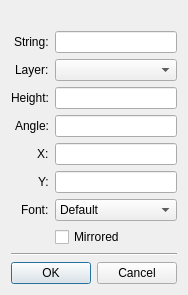
<?xml version="1.0" encoding="UTF-8"?>
<ui version="4.0">
 <class>dlg_string</class>
 <widget class="QDialog" name="dlg_string">
  <property name="geometry">
   <rect>
    <x>0</x>
    <y>0</y>
    <width>213</width>
    <height>384</height>
   </rect>
  </property>
  <property name="windowTitle">
   <string>Dialog</string>
  </property>
  <layout class="QVBoxLayout" name="verticalLayout">
   <property name="sizeConstraint">
    <enum>QLayout::SetFixedSize</enum>
   </property>
   <item>
    <widget class="QLabel" name="label">
     <property name="text">
      <string/>
     </property>
     <property name="pixmap">
      <pixmap resource="xeda.qrc">:/via/via.png</pixmap>
     </property>
     <property name="alignment">
      <set>Qt::AlignCenter</set>
     </property>
    </widget>
   </item>
   <item>
    <layout class="QFormLayout" name="formLayout">
     <property name="labelAlignment">
      <set>Qt::AlignRight|Qt::AlignTrailing|Qt::AlignVCenter</set>
     </property>
     <item row="0" column="0">
      <widget class="QLabel" name="label_2">
       <property name="text">
        <string>String:</string>
       </property>
      </widget>
     </item>
     <item row="1" column="0">
      <widget class="QLabel" name="label_3">
       <property name="text">
        <string>Layer:</string>
       </property>
      </widget>
     </item>
     <item row="2" column="0">
      <widget class="QLabel" name="label_4">
       <property name="text">
        <string>Height:</string>
       </property>
      </widget>
     </item>
     <item row="0" column="1">
      <widget class="QLineEdit" name="edt_string"/>
     </item>
     <item row="1" column="1">
      <widget class="QComboBox" name="sel_layer"/>
     </item>
     <item row="2" column="1">
      <widget class="DimEdit" name="edt_height"/>
     </item>
     <item row="3" column="0">
      <widget class="QLabel" name="label_5">
       <property name="text">
        <string>Angle:</string>
       </property>
      </widget>
     </item>
     <item row="3" column="1">
      <widget class="DimEdit" name="edt_angle"/>
     </item>
     <item row="4" column="0">
      <widget class="QLabel" name="label_6">
       <property name="text">
        <string>X:</string>
       </property>
      </widget>
     </item>
     <item row="5" column="0">
      <widget class="QLabel" name="label_7">
       <property name="text">
        <string>Y:</string>
       </property>
      </widget>
     </item>
     <item row="4" column="1">
      <widget class="DimEdit" name="edt_x"/>
     </item>
     <item row="5" column="1">
      <widget class="DimEdit" name="edt_y"/>
     </item>
     <item row="7" column="1">
      <widget class="QCheckBox" name="chk_mirror">
       <property name="text">
        <string>Mirrored</string>
       </property>
      </widget>
     </item>
     <item row="6" column="0">
      <widget class="QLabel" name="label_9">
       <property name="text">
        <string>Font:</string>
       </property>
      </widget>
     </item>
     <item row="6" column="1">
      <widget class="QComboBox" name="sel_font">
       <item>
        <property name="text">
         <string>Default</string>
        </property>
       </item>
      </widget>
     </item>
    </layout>
   </item>
   <item>
    <widget class="Line" name="line">
     <property name="orientation">
      <enum>Qt::Horizontal</enum>
     </property>
    </widget>
   </item>
   <item>
    <widget class="QDialogButtonBox" name="buttonBox">
     <property name="standardButtons">
      <set>QDialogButtonBox::Cancel|QDialogButtonBox::Ok</set>
     </property>
    </widget>
   </item>
  </layout>
 </widget>
 <customwidgets>
  <customwidget>
   <class>DimEdit</class>
   <extends>QLineEdit</extends>
   <header>dimedit</header>
  </customwidget>
 </customwidgets>
 <tabstops>
  <tabstop>edt_string</tabstop>
  <tabstop>sel_layer</tabstop>
  <tabstop>edt_height</tabstop>
  <tabstop>edt_angle</tabstop>
  <tabstop>edt_x</tabstop>
  <tabstop>edt_y</tabstop>
  <tabstop>sel_font</tabstop>
  <tabstop>chk_mirror</tabstop>
  <tabstop>buttonBox</tabstop>
 </tabstops>
 <resources>
  <include location="xeda.qrc"/>
 </resources>
 <connections>
  <connection>
   <sender>buttonBox</sender>
   <signal>rejected()</signal>
   <receiver>dlg_string</receiver>
   <slot>reject()</slot>
   <hints>
    <hint type="sourcelabel">
     <x>152</x>
     <y>368</y>
    </hint>
    <hint type="destinationlabel">
     <x>5</x>
     <y>365</y>
    </hint>
   </hints>
  </connection>
  <connection>
   <sender>buttonBox</sender>
   <signal>accepted()</signal>
   <receiver>dlg_string</receiver>
   <slot>accept()</slot>
   <hints>
    <hint type="sourcelabel">
     <x>89</x>
     <y>361</y>
    </hint>
    <hint type="destinationlabel">
     <x>3</x>
     <y>346</y>
    </hint>
   </hints>
  </connection>
 </connections>
</ui>
